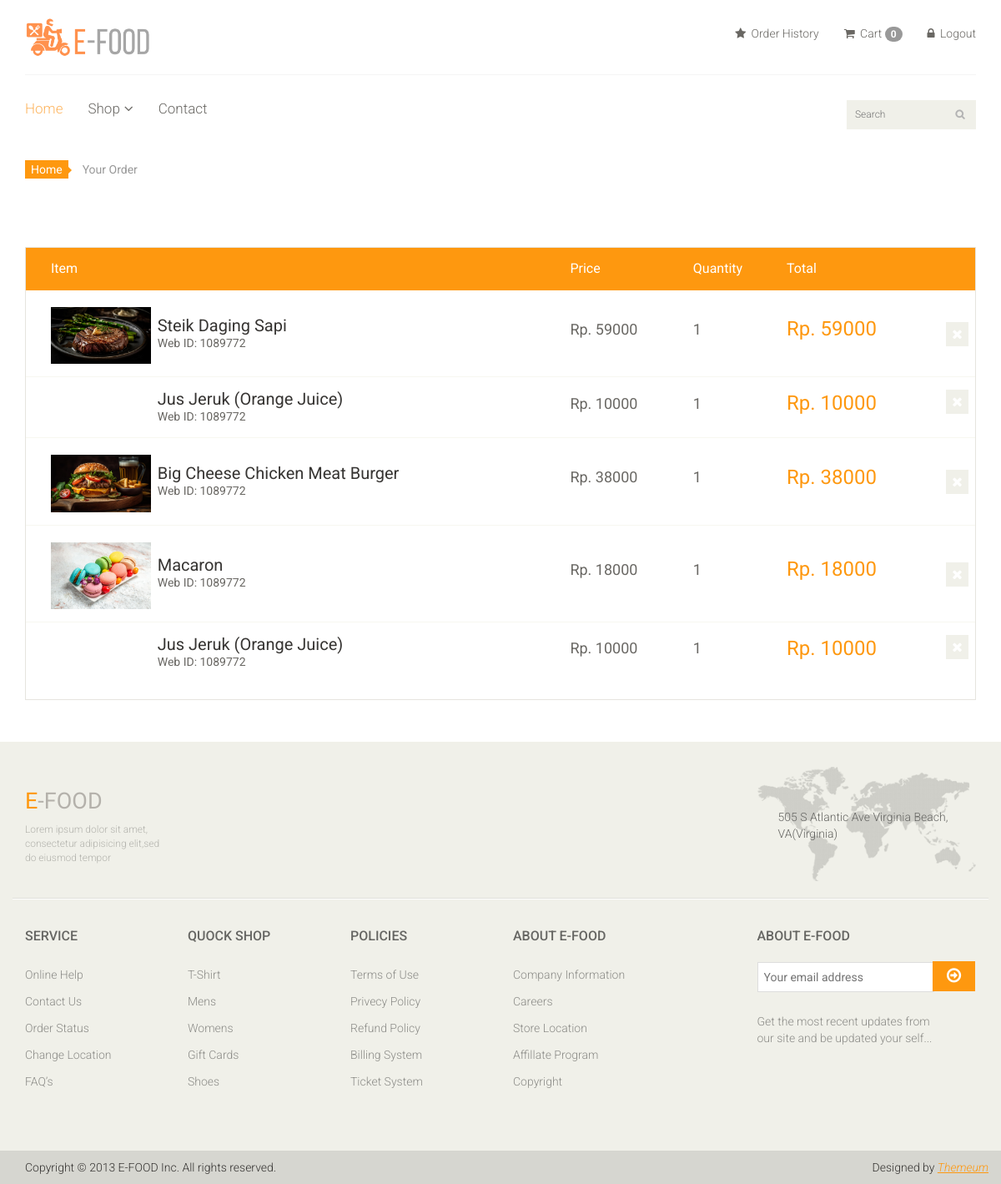
The app's page /order/ (signed in) with its own data.
### app/models.py (models this page shows, shortened)
class Order(models.Model):
    image = models.ImageField(upload_to='ecommerce/order/image')
    product = models.CharField(max_length=1000, default='')
    user = models.ForeignKey(User, on_delete=models.CASCADE)
    price = models.IntegerField()
    quantity = models.CharField(max_length=5)
    total = models.CharField(max_length=1000, default='')
    address = models.TextField()
    phone = models.CharField(max_length=16)
    pincode = models.CharField(max_length=10)
    date = models.DateField(default=datetime.datetime.today)

### app/views.py (the view)
# urls.py: path('order/',views.Your_Order,name='order'),
def Your_Order(request):
    uid = request.session.get('_auth_user_id')
    user = User.objects.get(pk = uid)
    order = Order.objects.filter(user = user)
    context = {
        'order':order,
    }
    return render(request, 'order.html', context)

### templates/order.html
{% extends 'master.html' %}
{% block body %}
<section id="cart_items">
    <div class="container">
        <div class="breadcrumbs">
            <ol class="breadcrumb">
              <li><a href="#">Home</a></li>
              <li class="active">Your Order</li>
            </ol>
        </div>
        <div class="table-responsive cart_info">
            <table class="table table-condensed">
                <thead>
                    <tr class="cart_menu">
                        <td class="image">Item</td>
                        <td class="description"></td>
                        <td class="price">Price</td>
                        <td class="quantity">Quantity</td>
                        <td class="total">Total</td>
                        <td></td>
                    </tr>
                </thead>
                <tbody>
                {% for i in order %}
                    <tr>
                        <td class="cart_product">
                            <a href=""><img src="{{ i.image }}" alt="" style="width: 120px;"></a>
                        </td>
                        <td class="cart_description" style="padding-left: 20px;">
                            <h4><a href="">{{i.product}}</a></h4>
                            <p>Web ID: 1089772</p>
                        </td>
                        <td class="cart_price">
                            <p>Rp. {{i.price}}</p>
                        </td>
                        <td class="cart_price">
                            <div class="cart_quantity_button">
                                <p>{{i.quantity}}</p>
                            </div>
                        </td>
                        <td class="cart_total">
                            <p class="cart_total_price">Rp. {{i.total}}</p>
                        </td>
                        <td class="cart_delete">
                            <a class="cart_quantity_delete" href=""><i class="fa fa-times"></i></a>
                        </td>
                    </tr>
                {% endfor %}
                </tbody>
            </table>
        </div>
    </div>
</section>
{% endblock %}

### templates/master.html (shortened to what this page needs)
<!DOCTYPE html>
<html lang="en">
<head>
    {% load static %}
    <link href="/static/css/bootstrap.min.css" rel="stylesheet">
    <link href="/static/css/font-awesome.min.css" rel="stylesheet">
    <link href="/static/css/prettyPhoto.css" rel="stylesheet">
    <link href="/static/css/price-range.css" rel="stylesheet">
    <link href="/static/css/animate.css" rel="stylesheet">
	<link href="/static/css/main.css" rel="stylesheet">
	<link href="/static/css/responsive.css" rel="stylesheet">
	<link href="/static/css/owl.carousel.min.css" rel="stylesheet">
</head>
<body>
    <header id="header">
		<div class="header-middle">
			<div class="container">
				<div class="row">
					<div class="col-sm-4">
						<div class="logo pull-left">
							<a href="index.html"><img src="/static/images/home/Logo-KPL.png" width="150px" alt="" /></a>
						</div>
					</div>
					<div class="col-sm-8">
						<div class="shop-menu pull-right">
							<ul class="nav navbar-nav">
								<li><a href="/order/"><i class="fa fa-star"></i> Order History</a></li>
								<li><a href="{% url 'cart_detail' %}"><i class="fa fa-shopping-cart"></i> Cart <span class="badge bg-secondary">{{request.session.cart|length}}</span></a></li>
								<li>
									{% if user.is_authenticated %}
										<a href="{% url 'logout' %}"><i class="fa fa-lock"></i> Logout</a>
									{% else %}
										<a href="{% url 'login' %}"><i class="fa fa-lock"></i> Login</a>
									{% endif %}
								</li>
							</ul>
						</div>
					</div>
				</div>
			</div>
		</div>
		<div class="header-bottom">
			<div class="container">
				<div class="row">
					<div class="col-sm-9">
						<div class="mainmenu pull-left">
							<ul class="nav navbar-nav collapse navbar-collapse">
								<li><a href="{% url 'index' %}" class="active">Home</a></li>
								<li class="dropdown"><a href="#">Shop<i class="fa fa-angle-down"></i></a>
                                </li>
								<li><a href="{% url 'contact_page' %}">Contact</a></li>
							</ul>
						</div>
					</div>
					<div class="col-sm-3">
						<form method="get" action="/search/">
							<div class="search_box pull-right">
								<input name="query" type="text" placeholder="Search"/>
							</div>
						</form>
					</div>
				</div>
			</div>
		</div>
	</header>
{% block body %} {% endblock %}
    <footer id="footer">
		<div class="footer-top">
			<div class="container">
				<div class="row">
					<div class="col-sm-2">
						<div class="companyinfo">
							<h2><span>e</span>-food</h2>
							<p>Lorem ipsum dolor sit amet, consectetur adipisicing elit,sed do eiusmod tempor</p>
						</div>
					</div>
					<div class="col-sm-7">
						<div class="col-sm-3">
						</div>
						<div class="col-sm-3">
						</div>
						<div class="col-sm-3">
						</div>
						<div class="col-sm-3">
						</div>
					</div>
					<div class="col-sm-3">
						<div class="address">
							<img src="images/home/map.png" alt="" />
							<p>505 S Atlantic Ave Virginia Beach, VA(Virginia)</p>
						</div>
					</div>
				</div>
			</div>
		</div>
		<div class="footer-widget">
			<div class="container">
				<div class="row">
					<div class="col-sm-2">
						<div class="single-widget">
							<h2>Service</h2>
							<ul class="nav nav-pills nav-stacked">
								<li><a href="#">Online Help</a></li>
								<li><a href="#">Contact Us</a></li>
								<li><a href="#">Order Status</a></li>
								<li><a href="#">Change Location</a></li>
								<li><a href="#">FAQ’s</a></li>
							</ul>
						</div>
					</div>
					<div class="col-sm-2">
						<div class="single-widget">
							<h2>Quock Shop</h2>
							<ul class="nav nav-pills nav-stacked">
								<li><a href="#">T-Shirt</a></li>
								<li><a href="#">Mens</a></li>
								<li><a href="#">Womens</a></li>
								<li><a href="#">Gift Cards</a></li>
								<li><a href="#">Shoes</a></li>
							</ul>
						</div>
					</div>
					<div class="col-sm-2">
						<div class="single-widget">
							<h2>Policies</h2>
							<ul class="nav nav-pills nav-stacked">
								<li><a href="#">Terms of Use</a></li>
								<li><a href="#">Privecy Policy</a></li>
								<li><a href="#">Refund Policy</a></li>
								<li><a href="#">Billing System</a></li>
								<li><a href="#">Ticket System</a></li>
							</ul>
						</div>
					</div>
					<div class="col-sm-2">
						<div class="single-widget">
							<h2>About E-FOOD</h2>
							<ul class="nav nav-pills nav-stacked">
								<li><a href="#">Company Information</a></li>
								<li><a href="#">Careers</a></li>
								<li><a href="#">Store Location</a></li>
								<li><a href="#">Affillate Program</a></li>
								<li><a href="#">Copyright</a></li>
							</ul>
						</div>
					</div>
					<div class="col-sm-3 col-sm-offset-1">
						<div class="single-widget">
							<h2>About E-FOOD</h2>
							<form action="#" class="searchform">
								<input type="text" placeholder="Your email address" />
								<button type="submit" class="btn btn-default"><i class="fa fa-arrow-circle-o-right"></i></button>
								<p>Get the most recent updates from <br />our site and be updated your self...</p>
							</form>
						</div>
					</div>
				</div>
			</div>
		</div>
		<div class="footer-bottom">
			<div class="container">
				<div class="row">
					<p class="pull-left">Copyright © 2013 E-FOOD Inc. All rights reserved.</p>
					<p class="pull-right">Designed by <span><a target="_blank" href="http://www.themeum.com">Themeum</a></span></p>
				</div>
			</div>
		</div>
	</footer>
</body>
</html>

### records on screen
Order: image (picture), product "Steik Daging Sapi", price "59000", quantity "1", total "59000"
Order: product "Jus Jeruk (Orange Juice)", price "10000", quantity "1", total "10000"
Order: image (picture), product "Big Cheese Chicken Meat Burger", price "38000", quantity "1", total "38000"
Order: image (picture), product "Macaron", price "18000", quantity "1", total "18000"
Order: product "Jus Jeruk (Orange Juice)", price "10000", quantity "1", total "10000"

### other values on screen
{{ request.session.cart|length }} "0"
